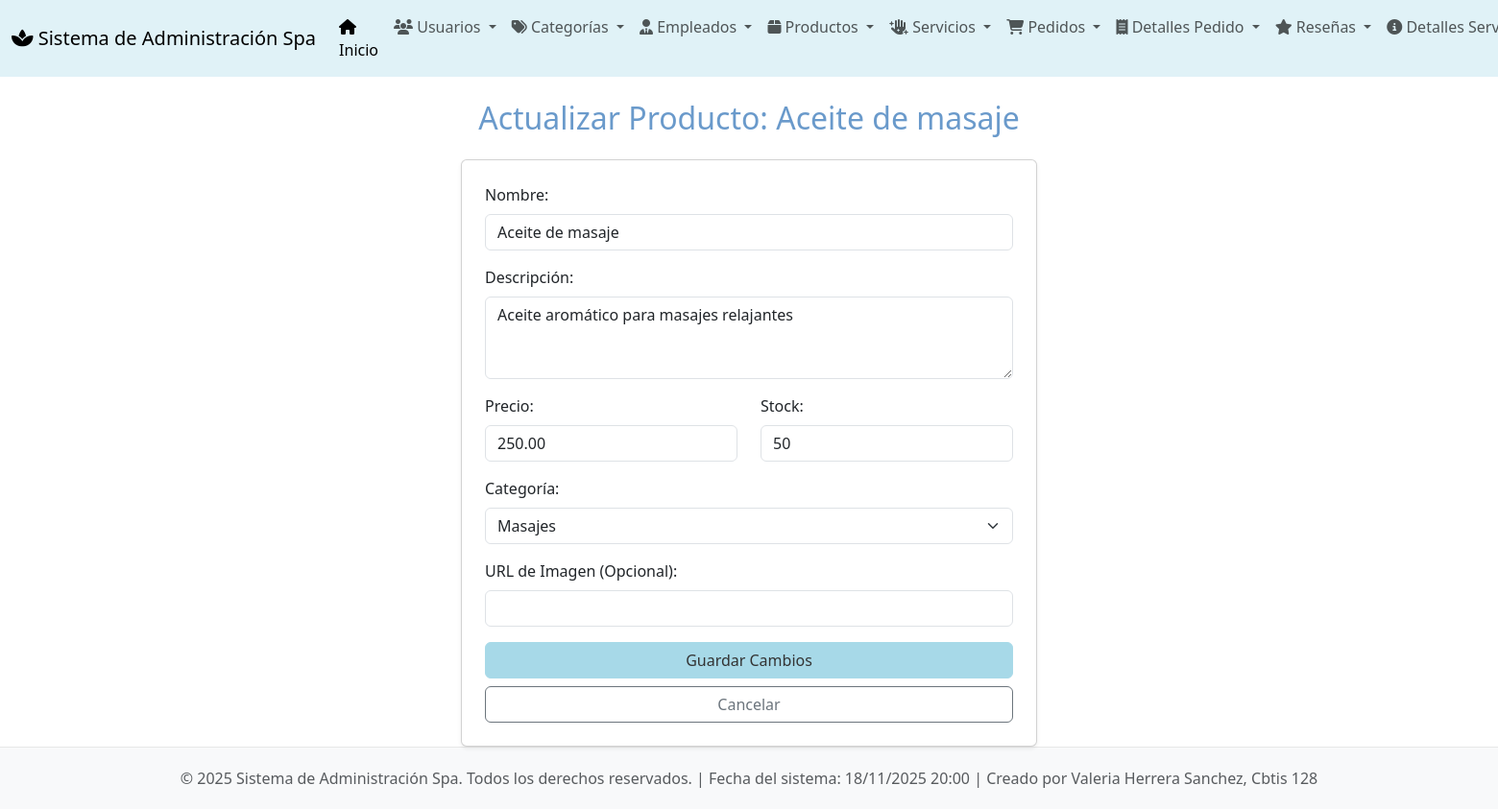
The page /productos/actualizar/3/ on the database its author committed.
### app_Spa/models.py (models this page shows, shortened)
class Productos(models.Model):
    id_producto = models.AutoField(primary_key=True, unique=True)
    nombre = models.CharField(max_length=25)
    descripcion = models.TextField()
    precio = models.DecimalField(max_digits=10, decimal_places=2)
    stock = models.IntegerField()
    categoria = models.ForeignKey(
        Categorias,
        on_delete=models.CASCADE,
        related_name="productos"
    )

class Categorias(models.Model):
    id_categoria = models.AutoField(primary_key=True, unique=True)
    nombre = models.CharField(max_length=100)
    descripcion = models.TextField()
    fecha_creacion = models.DateTimeField(auto_now_add=True)
    activa = models.BooleanField(default=True)

### app_Spa/views.py (the view, shortened to what this page needs)
# urls.py: path('productos/actualizar/<int:id_producto>/', views.actualizar_producto, name='actualizar_producto'),
def actualizar_producto(request, id_producto):
    producto = get_object_or_404(Productos, pk=id_producto)
    categorias = Categorias.objects.all()
    return render(request, 'productos/actualizar_producto.html', {
        'producto': producto,
        'categorias': categorias
    })

### app_Spa/templates/productos/actualizar_producto.html (shortened to what this page needs)
{% extends 'base.html' %}
{% block content %}
<h2 class="mb-4 text-center" style="color: #6a9acb;">Actualizar Producto: {{ producto.nombre }}</h2>
<div class="card p-4 shadow-sm mx-auto" style="max-width: 600px;">
    <form method="post">
        <div class="mb-3">
            <label for="nombre" class="form-label">Nombre:</label>
            <input type="text" class="form-control" id="nombre" name="nombre" value="{{ producto.nombre }}" required>
        </div>
        <div class="mb-3">
            <label for="descripcion" class="form-label">Descripción:</label>
            <textarea class="form-control" id="descripcion" name="descripcion" rows="3">{{ producto.descripcion }}</textarea>
        </div>
        <div class="row">
            <div class="col-md-6 mb-3">
                <label for="precio" class="form-label">Precio:</label>
                <input type="number" step="0.01" class="form-control" id="precio" name="precio" value="{{ producto.precio }}" required>
            </div>
            <div class="col-md-6 mb-3">
                <label for="stock" class="form-label">Stock:</label>
                <input type="number" class="form-control" id="stock" name="stock" value="{{ producto.stock }}" required>
            </div>
        </div>
        <div class="mb-3">
            <label for="categoria" class="form-label">Categoría:</label>
            <select class="form-select" id="categoria" name="categoria" required>
                {% for categoria in categorias %}
                    <option value="{{ categoria.id_categoria }}" {% if categoria.id_categoria == producto.categoria.id_categoria %}selected{% endif %}>
                        {{ categoria.nombre }}
                    </option>
                {% endfor %}
            </select>
        </div>
        <div class="mb-3">
            <label for="imagen_url" class="form-label">URL de Imagen (Opcional):</label>
            <input type="text" class="form-control" id="imagen_url" name="imagen_url" value="{{ producto.imagen_url|default_if_none:'' }}">
        </div>
        <div class="d-grid gap-2">
            <button type="submit" class="btn btn-primary">Guardar Cambios</button>
            <a href="{% url 'ver_productos' %}" class="btn btn-outline-secondary">Cancelar</a>
        </div>
    </form>
</div>
{% endblock %}

### app_Spa/templates/base.html (style rules this page uses)
body { display: flex; flex-direction: column; min-height: 100vh; }
.btn-primary { background-color: #a7d9e8; border-color: #a7d9e8; color: #333; }

### rows shown on the page
Productos: nombre "Aceite de masaje", descripcion "Aceite aromático para masajes relajantes", precio "250.00", stock "50", categoria "Masajes"
